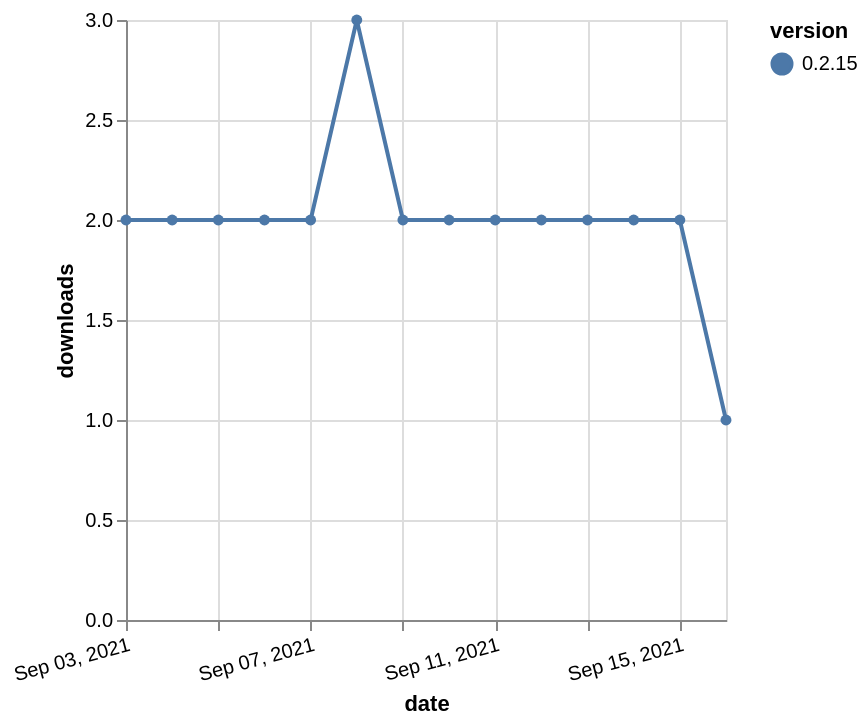

Specify this chart in Vega-Lite:
### Vega-Lite specification from a JSON file in a GitHub repository (floating-point values rounded to 4 significant figures)
{"$schema": "https://vega.github.io/schema/vega-lite/v5.json", "description": "A simple bar chart with embedded data.", "data": {"values": [{"date": "2021-09-03", "total": 6966, "delta": 2, "version": "0.2.15"}, {"date": "2021-09-04", "total": 6968, "delta": 2, "version": "0.2.15"}, {"date": "2021-09-05", "total": 6970, "delta": 2, "version": "0.2.15"}, {"date": "2021-09-06", "total": 6972, "delta": 2, "version": "0.2.15"}, {"date": "2021-09-07", "total": 6974, "delta": 2, "version": "0.2.15"}, {"date": "2021-09-08", "total": 6977, "delta": 3, "version": "0.2.15"}, {"date": "2021-09-09", "total": 6979, "delta": 2, "version": "0.2.15"}, {"date": "2021-09-10", "total": 6981, "delta": 2, "version": "0.2.15"}, {"date": "2021-09-11", "total": 6983, "delta": 2, "version": "0.2.15"}, {"date": "2021-09-12", "total": 6985, "delta": 2, "version": "0.2.15"}, {"date": "2021-09-13", "total": 6987, "delta": 2, "version": "0.2.15"}, {"date": "2021-09-14", "total": 6989, "delta": 2, "version": "0.2.15"}, {"date": "2021-09-15", "total": 6991, "delta": 2, "version": "0.2.15"}, {"date": "2021-09-16", "total": 6992, "delta": 1, "version": "0.2.15"}]}, "width": "container", "mark": {"type": "line", "point": {"filled": true}}, "encoding": {"x": {"field": "date", "type": "temporal", "timeUnit": "yearmonthdate", "title": "date", "axis": {"labelAngle": -15}}, "y": {"field": "delta", "type": "quantitative", "title": "downloads"}, "color": {"field": "version", "type": "nominal"}, "tooltip": {"field": "delta"}}}
